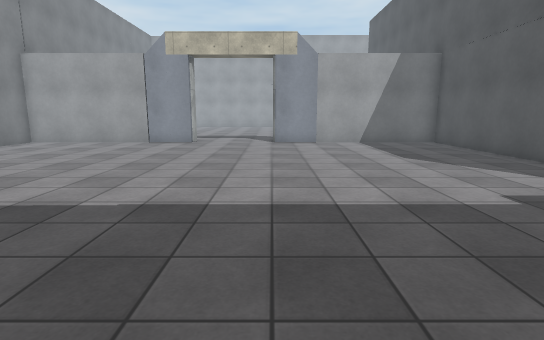
view 1 (above)

16 first-person views from a walk through a Unity game level. The camera is 1.4 m above the floor, tilts 10° down and sees 80° across. The floor is counted in squares, 1 m on a side. Each view is taken from the middle of a square. On the plan, view 1 faces up. The plan holds only what a view shows up to about 15 squares ahead; the rest is blank. The place goes on beyond the plan. The player character is not drawn. Surface patterns are stand-ins for the level's own textures.

view 2
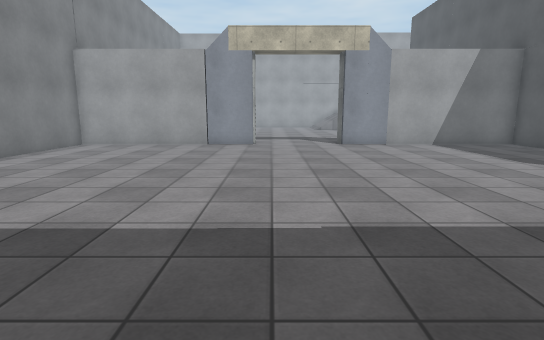

view 3
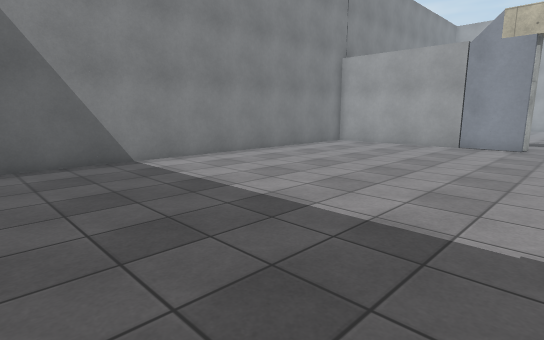

view 4
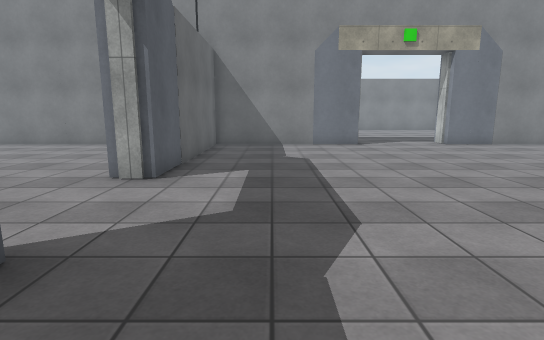

view 5
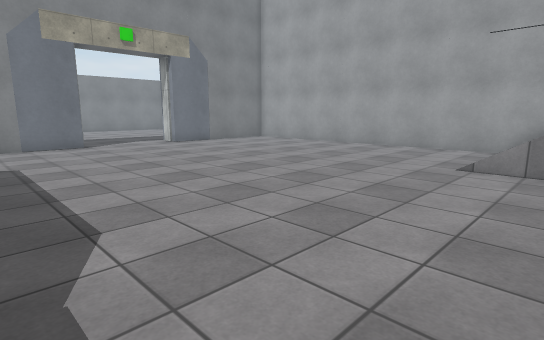

view 6
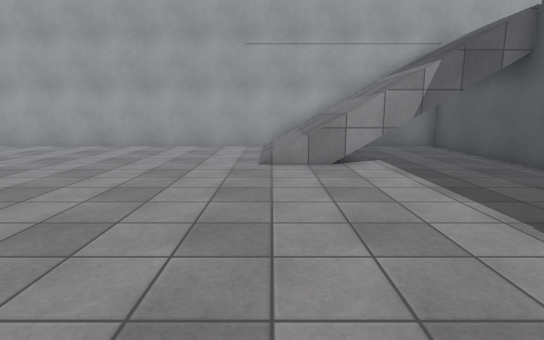

view 7
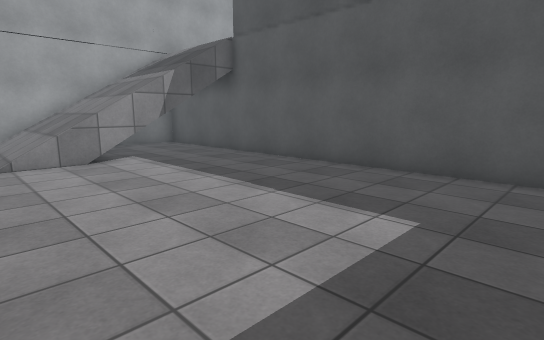

view 8
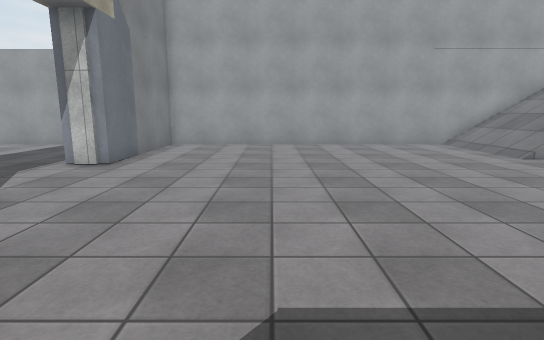

view 9
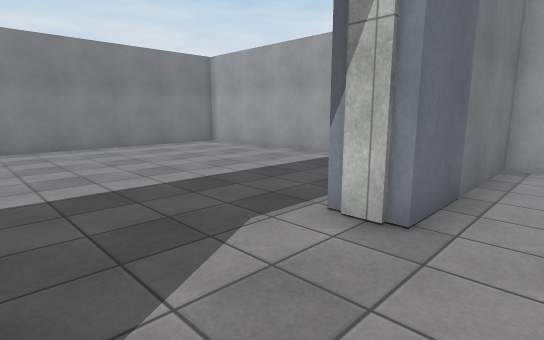

view 10
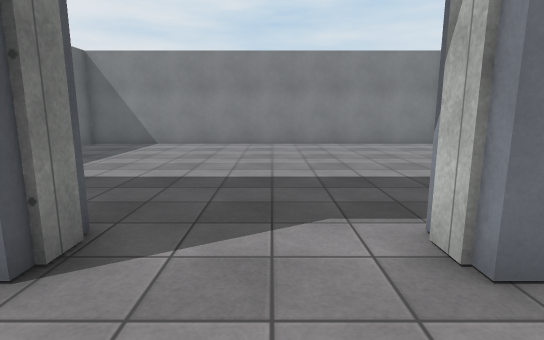

view 11
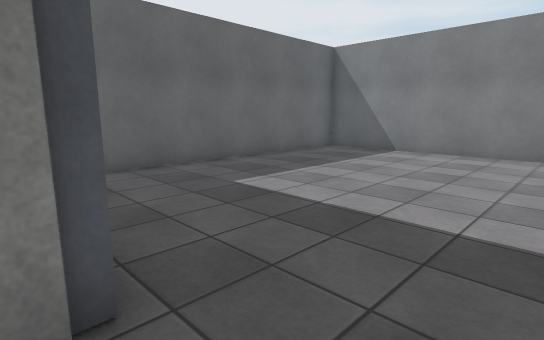

view 12
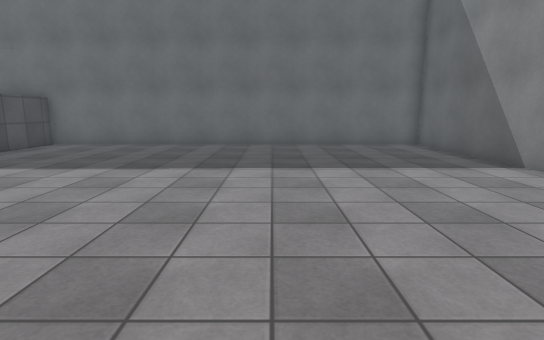

view 13
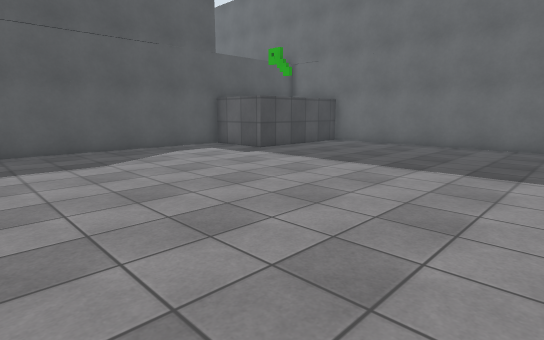

view 14
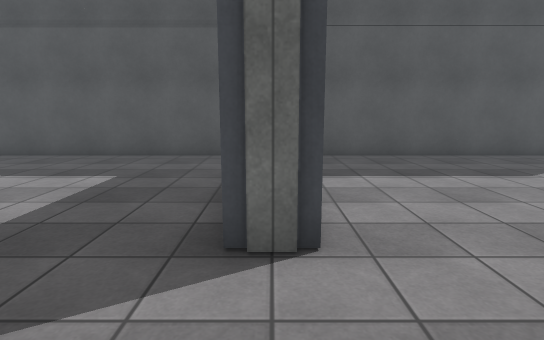

view 15
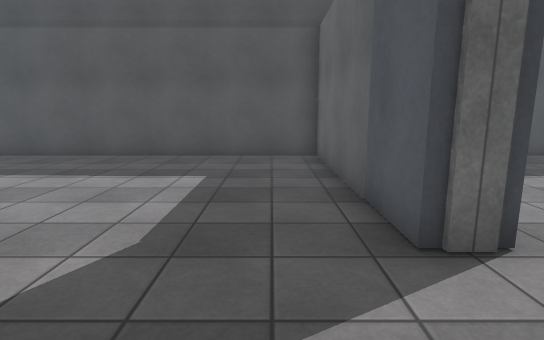

view 16
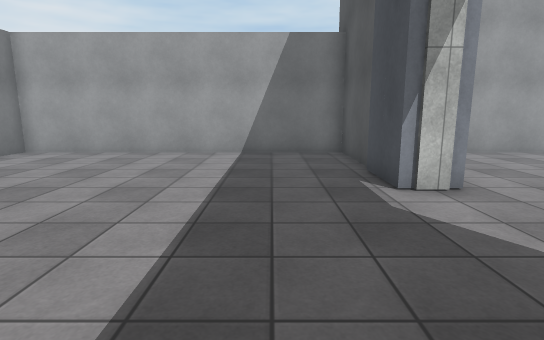

### Floor plan
Key: @ floor where view 1 was taken; # wall or solid block; . floor; / step, stairs or slope; = window, fence, low wall or low ledge; B block; T thing the floor can be seen under or through; O other object.
Columns run from 24 left of view 1 to 8 right of it. Each row starts with its distance up from view 1.
 33 #################################
 32 #...........#............/////..#
 31 #...........#............/////..#
 30 #...........#............/////..#
 29 #...........#............/////..#
 28 #..........BB............/=TTT..#
 27 #..........O#...................#
 26 #...............................#
 25 #...............................#
 24 #...............................#
 23 #...............................#
 22 #..........O#...................#
 21 #..........BB...................#
 20 #...........#...................#
 19 #.......... #...................#
 18 #.......... #...................#
 17 ##########  #......O............#
 16             #########....OB######
 15             #...................#
 14             #...................#
 13             #...................#
 12             #...................#
 11             #...................#
 10             #...................#
  9             #...................#
  8             #...................#
  7             #...................#
  6             #...................#
  5             #...................#
  4             #................####
  3             #................#
  2             #................#
  1             #................#
  0             #...........@....#
 -1             #................#
 -2             ##################

Where each view was taken, in squares from view 1:
view 1: 0 up, 0 right, facing up
view 2: 1 up, 3 left, facing up
view 3: 1 up, 2 left, facing up-left
view 4: 19 up, 3 right, facing left
view 5: 19 up, 3 right, facing up-left
view 6: 19 up, 1 right, facing up
view 7: 18 up, 0 right, facing up-right
view 8: 18 up, 7 left, facing up
view 9: 23 up, 10 left, facing up-left
view 10: 25 up, 9 left, facing left
view 11: 25 up, 12 left, facing down-left
view 12: 13 up, 5 left, facing down
view 13: 13 up, 5 left, facing down-right
view 14: 16 up, 3 left, facing right
view 15: 18 up, 3 left, facing right
view 16: 21 up, 15 left, facing up
